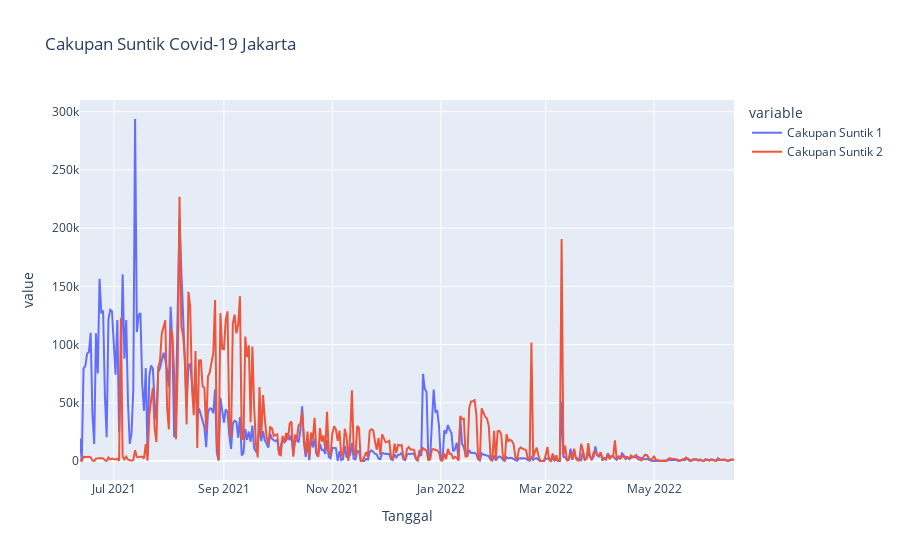

Write notebook code for a chart like this one.
### Code cell
px.line(x='Tanggal',y=['Cakupan Suntik 1','Cakupan Suntik 2'],data_frame=df_DU_DVW,title='Cakupan Suntik Covid-19 Jakarta')

### Figure 1 — Plotly figure (JSON) as saved in the notebook; plotly's stock layout.template omitted (floating-point values rounded to 4 significant figures; data arrays with more than 128 entries replaced by an {"elided": "..."} marker saying what was removed)
{"data": [{"hovertemplate": "variable=Cakupan Suntik 1<br>Tanggal=%{x}<br>value=%{y}<extra></extra>", "legendgroup": "Cakupan Suntik 1", "line": {"color": "#636efa", "dash": "solid"}, "marker": {"symbol": "circle"}, "mode": "lines", "name": "Cakupan Suntik 1", "orientation": "v", "showlegend": true, "type": "scatter", "x": {"elided": "369 str values"}, "xaxis": "x", "y": {"elided": "369 int values"}, "yaxis": "y"}, {"hovertemplate": "variable=Cakupan Suntik 2<br>Tanggal=%{x}<br>value=%{y}<extra></extra>", "legendgroup": "Cakupan Suntik 2", "line": {"color": "#EF553B", "dash": "solid"}, "marker": {"symbol": "circle"}, "mode": "lines", "name": "Cakupan Suntik 2", "orientation": "v", "showlegend": true, "type": "scatter", "x": {"elided": "369 str values"}, "xaxis": "x", "y": {"elided": "369 float values"}, "yaxis": "y"}], "layout": {"legend": {"title": {"text": "variable"}, "tracegroupgap": 0}, "title": {"text": "Cakupan Suntik Covid-19 Jakarta"}, "xaxis": {"anchor": "y", "domain": [0, 1], "title": {"text": "Tanggal"}}, "yaxis": {"anchor": "x", "domain": [0, 1], "title": {"text": "value"}}}}
